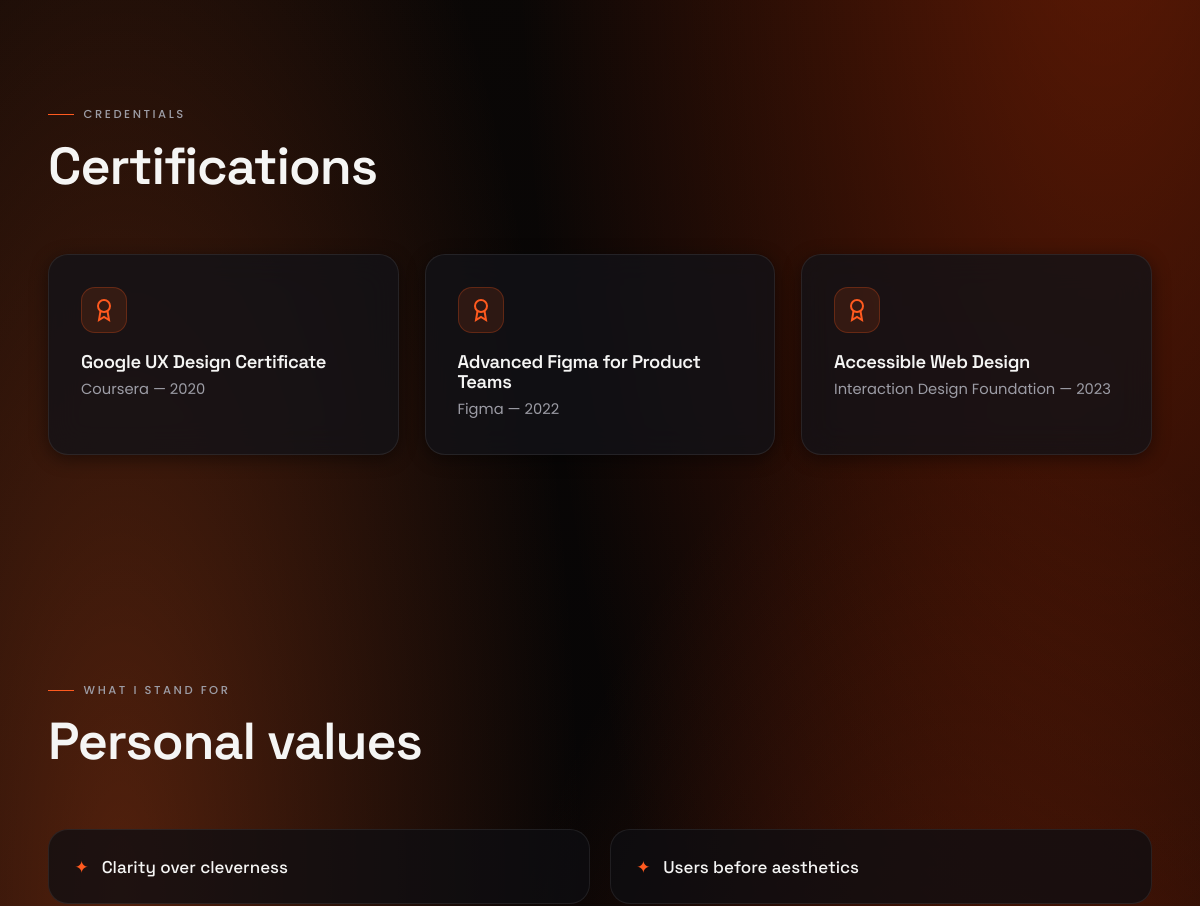
Page /about/ (middle part) on the earlier database version.
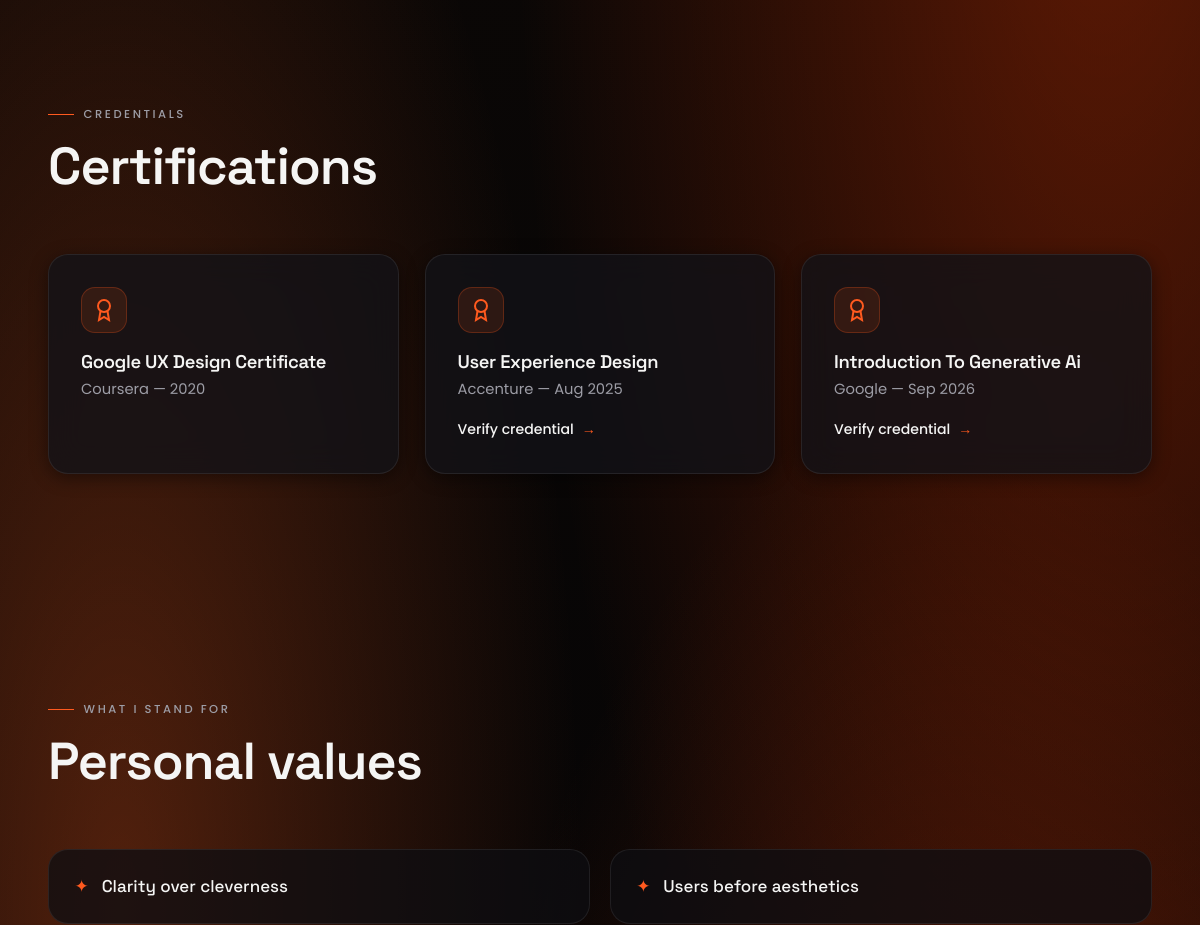
Same page on the later database version.
### core/models.py (models this page shows, shortened)
class OrderedModel(models.Model):
    order = models.PositiveIntegerField(default=0)
    is_active = models.BooleanField(default=True)
    class Meta:
        abstract = True
        ordering = ["order", "id"]

class Certification(OrderedModel):
    title = models.CharField(max_length=140)
    issuer = models.CharField(max_length=120)
    date = models.CharField(max_length=40, help_text="e.g. 2023 or Jan 2023")
    credential_url = models.URLField(blank=True, help_text="Link to verify the credential")
    class Meta(OrderedModel.Meta):
        verbose_name_plural = "Certifications"

### core/views.py (the view)
# urls.py: path("about/", views.about, name="about"),
def about(request):
    return render(request, "about.html", {
        "about": models.AboutSection.load(),
        "hero": models.HeroSection.load(),
        "process_steps": models.ProcessStep.objects.filter(is_active=True),
        "experience": models.TimelineEntry.objects.filter(is_active=True, kind="work"),
        "education": models.TimelineEntry.objects.filter(is_active=True, kind="education"),
        "certifications": models.Certification.objects.filter(is_active=True),
    })

### core/context_processors.py (called while the page is built)
def site_globals(request):
    return {
        "site": SiteSettings.load(),
        "social_links": SocialLink.objects.filter(is_active=True),
    }

### core/models.py (called while the page is built)
    @classmethod
    def load(cls):
        obj, _ = cls.objects.get_or_create(pk=1)
        return obj

    @property
    def values_list(self):
        return [v.strip() for v in self.values.split("|") if v.strip()]

### crm/context_processors.py (called while the page is built)
def sidebar_counts(request):
    if not (request.user.is_authenticated and request.user.is_staff):
        return {}
    return {"dash_unread": m.ContactMessage.objects.filter(is_read=False).count()}

### templates/about.html (shortened to what this page needs)
{% extends "base.html" %}
{% block content %}
{% if certifications %}
<section class="section section--fog" id="certifications">
  <div class="container">
    <div class="section-head" data-aos="fade-up">
      <span class="eyebrow">Credentials</span>
      <h2 class="section-title">Certifications</h2>
    </div>
    <div class="grid grid--3">
      {% for cert in certifications %}
      <div class="tile cert-card" data-aos="fade-up" data-aos-delay="{{ forloop.counter0 }}0">
        <div class="cert-card__icon">
          <svg width="24" height="24" viewBox="0 0 24 24" fill="none" stroke="currentColor" stroke-width="2">
            <circle cx="12" cy="8" r="6"></circle>
            <path d="M15.477 12.89L17 22l-5-3-5 3 1.523-9.11"></path>
          </svg>
        </div>
        <h3 style="font-size:1.15rem;margin-bottom:.35rem">{{ cert.title }}</h3>
        <p style="color:var(--graphite);font-size:.92rem">{{ cert.issuer }} — {{ cert.date }}</p>
        {% if cert.credential_url %}
        <a class="link-arrow" style="margin-top:1rem;font-size:.88rem" href="{{ cert.credential_url }}" target="_blank" rel="noopener" data-cursor="hover">
          Verify credential <span class="arrow">→</span></a>
        {% endif %}
      </div>
      {% endfor %}
    </div>
  </div>
</section>
{% endif %}
<section class="section section--fog">
  <div class="container">
    <div class="section-head" data-aos="fade-up">
      <span class="eyebrow">What I stand for</span>
      <h2 class="section-title">Personal values</h2>
    </div>
    <ul class="values" data-aos="fade-up">
      {% for value in about.values_list %}<li>{{ value }}</li>{% endfor %}
    </ul>
  </div>
</section>
{% endblock %}

Differences in the rows shown:
changed Certification: title "Advanced Figma for Product Teams" → "User Experience Design"; issuer "Figma" → "Accenture"; date "2022" → "Aug 2025"; now shows "Verify credential →"
changed Certification: title "Accessible Web Design" → "Introduction To Generative Ai"; issuer "Interaction Design Foundation" → "Google"; date "2023" → "Sep 2026"; now shows "Verify credential →"
